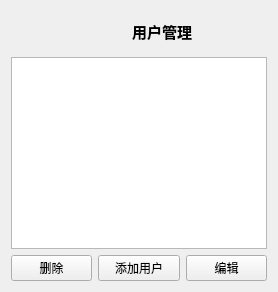
          <widget class="QWidget" name="tab_2">
           <attribute name="title">
            <string>用户管理</string>
           </attribute>
           <layout class="QGridLayout" name="gridLayout_18">
            <item row="2" column="1">
             <widget class="QPushButton" name="AddUserBtn">
              <property name="text">
               <string>添加用户</string>
              </property>
             </widget>
            </item>
            <item row="2" column="0">
             <widget class="QPushButton" name="DelUserBtn">
              <property name="text">
               <string>删除</string>
              </property>
             </widget>
            </item>
            <item row="2" column="2">
             <widget class="QPushButton" name="UpdateUserBtn">
              <property name="text">
               <string>编辑</string>
              </property>
             </widget>
            </item>
            <item row="1" column="0" colspan="3">
             <widget class="QTableView" name="tableView_Tab2_UserList"/>
            </item>
            <item row="0" column="0" colspan="3">
             <layout class="QHBoxLayout" name="horizontalLayout_20">
              <item>
               <spacer name="horizontalSpacer_12">
                <property name="orientation">
                 <enum>Qt::Horizontal</enum>
                </property>
                <property name="sizeHint" stdset="0">
                 <size>
                  <width>40</width>
                  <height>20</height>
                 </size>
                </property>
               </spacer>
              </item>
              <item>
               <widget class="QLabel" name="label_28">
                <property name="minimumSize">
                 <size>
                  <width>40</width>
                  <height>40</height>
                 </size>
                </property>
                <property name="maximumSize">
                 <size>
                  <width>40</width>
                  <height>16777215</height>
                 </size>
                </property>
                <property name="styleSheet">
                 <string notr="true">image: url(:/new/icon/icon/047.png);</string>
                </property>
                <property name="text">
                 <string/>
                </property>
               </widget>
              </item>
              <item>
               <widget class="QLabel" name="label_5">
                <property name="font">
                 <font>
                  <pointsize>11</pointsize>
                  <weight>75</weight>
                  <bold>true</bold>
                 </font>
                </property>
                <property name="text">
                 <string>用户管理</string>
                </property>
               </widget>
              </item>
              <item>
               <spacer name="horizontalSpacer_13">
                <property name="orientation">
                 <enum>Qt::Horizontal</enum>
                </property>
                <property name="sizeHint" stdset="0">
                 <size>
                  <width>40</width>
                  <height>20</height>
                 </size>
                </property>
               </spacer>
              </item>
             </layout>
            </item>
           </layout>
          </widget>
